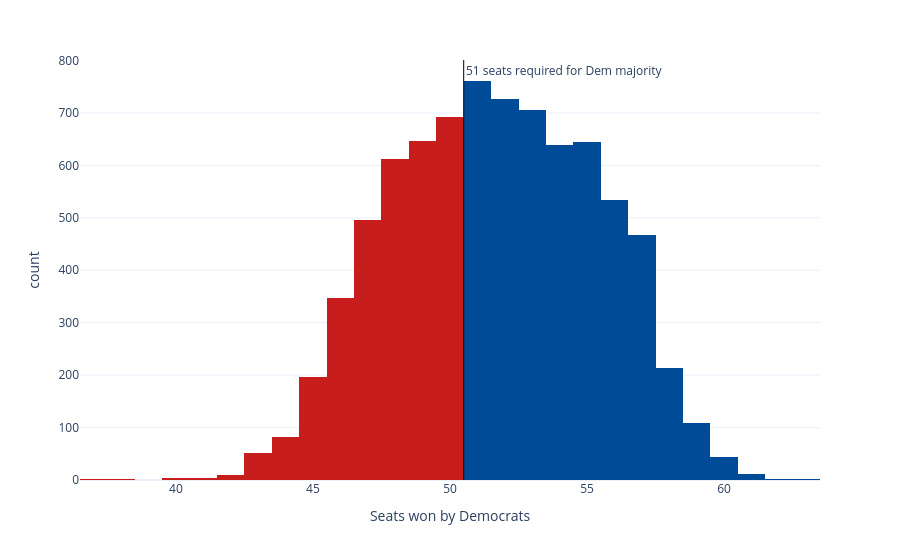

The code cell stored with this chart in its notebook:
### Code cell
sims_hist = px.histogram(seat_sims, x='seats', nbins=np.unique(seat_sims['seats']).shape[0]*2, color='winner',
                         color_discrete_map={'Democrats': '#004b97', 'Republicans': '#c71e1d'},
                         labels={'seats':'Seats won by Democrats', 'winner': 'Winner'}, template='plotly_white')
sims_hist.update_traces(showlegend=False)
sims_hist.add_vline(x=50.5, line_width=1, line_color='black', annotation_text='51 seats required for Dem majority', 
                    annotation_position='top right')
sims_hist

### Figure 1 — Plotly figure (JSON) as saved in the notebook; plotly's stock layout.template omitted (floating-point values rounded to 4 significant figures; data arrays with more than 128 entries replaced by an {"elided": "..."} marker saying what was removed)
{"data": [{"bingroup": "x", "hovertemplate": "Winner=Democrats<br>Seats won by Democrats=%{x}<br>count=%{y}<extra></extra>", "legendgroup": "Democrats", "marker": {"color": "#004b97", "pattern": {"shape": ""}}, "name": "Democrats", "nbinsx": 52, "orientation": "v", "showlegend": false, "type": "histogram", "x": {"elided": "4859 int values"}, "xaxis": "x", "yaxis": "y"}, {"bingroup": "x", "hovertemplate": "Winner=Republicans<br>Seats won by Democrats=%{x}<br>count=%{y}<extra></extra>", "legendgroup": "Republicans", "marker": {"color": "#c71e1d", "pattern": {"shape": ""}}, "name": "Republicans", "nbinsx": 52, "orientation": "v", "showlegend": false, "type": "histogram", "x": {"elided": "3141 int values"}, "xaxis": "x", "yaxis": "y"}], "layout": {"annotations": [{"showarrow": false, "text": "51 seats required for Dem majority", "x": 50.5, "xanchor": "left", "xref": "x", "y": 1, "yanchor": "top", "yref": "y domain"}], "barmode": "relative", "legend": {"title": {"text": "Winner"}, "tracegroupgap": 0}, "margin": {"t": 60}, "shapes": [{"line": {"color": "black", "width": 1}, "type": "line", "x0": 50.5, "x1": 50.5, "xref": "x", "y0": 0, "y1": 1, "yref": "y domain"}], "xaxis": {"anchor": "y", "domain": [0, 1], "title": {"text": "Seats won by Democrats"}}, "yaxis": {"anchor": "x", "domain": [0, 1], "title": {"text": "count"}}}}
